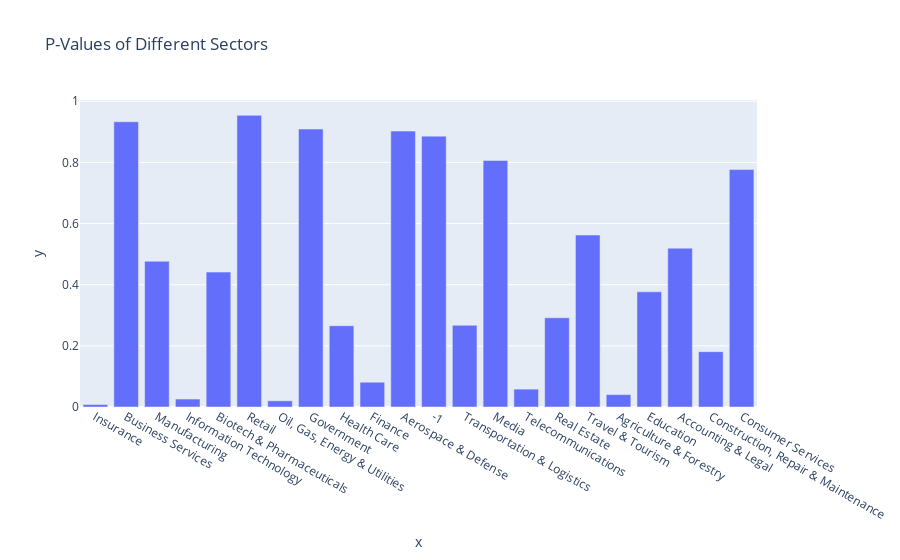

Notebook source saved alongside this figure:
### Markdown cell above
### These are the results of a one-sided, for lower, T-Test. This tested to see if any of the Sectors had a lower salaries than average. This could important for aspiring data professionals to know before apply to certain companies. Below are some graphics to make this more clear.

### Code cell
import plotly.express as px

fig = px.bar(x=ttest.keys(), y=ttest.values(), title='P-Values of Different Sectors')
fig.show()

### Figure 1 — Plotly figure (JSON) as saved in the notebook; plotly's stock layout.template omitted (floating-point values rounded to 4 significant figures)
{"data": [{"alignmentgroup": "True", "hovertemplate": "x=%{x}<br>y=%{y}<extra></extra>", "legendgroup": "", "marker": {"color": "#636efa", "pattern": {"shape": ""}}, "name": "", "offsetgroup": "", "orientation": "v", "showlegend": false, "textposition": "auto", "type": "bar", "x": ["Insurance", "Business Services", "Manufacturing", "Information Technology", "Biotech & Pharmaceuticals", "Retail", "Oil, Gas, Energy & Utilities", "Government", "Health Care", "Finance", "Aerospace & Defense", "-1", "Transportation & Logistics", "Media", "Telecommunications", "Real Estate", "Travel & Tourism", "Agriculture & Forestry", "Education", "Accounting & Legal", "Construction, Repair & Maintenance", "Consumer Services"], "xaxis": "x", "y": [0.008081, 0.9329, 0.4768, 0.02601, 0.4413, 0.9539, 0.02021, 0.9092, 0.2658, 0.08103, 0.9024, 0.8859, 0.2673, 0.8064, 0.05843, 0.2919, 0.5624, 0.04051, 0.3767, 0.5195, 0.181, 0.7765], "yaxis": "y"}], "layout": {"barmode": "relative", "legend": {"tracegroupgap": 0}, "title": {"text": "P-Values of Different Sectors"}, "xaxis": {"anchor": "y", "domain": [0, 1], "title": {"text": "x"}}, "yaxis": {"anchor": "x", "domain": [0, 1], "title": {"text": "y"}}}}
